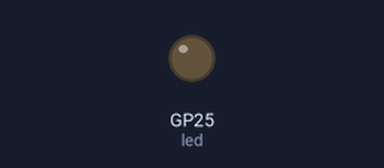
A program run on a simulated Raspberry Pi Pico running MicroPython. Shown: output pins drawn as LEDs (lit = HIGH).

Above: at 1.7 s.
At 30.7 s:
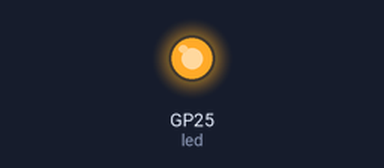
Timing chart, 0 to 32.2 s (numbered marks = the images above):
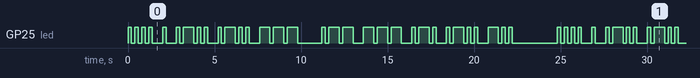

Measured:
- by itself, GP25 (led): moves between LOW and HIGH, repeating every 24.8 s
- by itself, everything shown: repeats every 24.8 s, in 64 steps

The program:

main.py
```python
"""
********************************************************************************
* @file main.py                                                                *
* @brief Morse Code Blinker for Raspberry Pi Pico                              *
*                                                                              *
* This script blinks an LED on the Raspberry Pi Pico to represent a given      *
* message in Morse code. It uses the onboard LED or an external LED connected  *
* to a specified GPIO pin to blink dots and dashes for each character in the   *
* message.                                                                     *
*                                                                              *
* @author Ameed Othman                                                         *
* @date 2024-11-21                                                             *
*                                                                              *
* @note Timing constants can be adjusted to control the speed of Morse code    *
*       transmission. Use the onboard LED (GPIO 25) or configure the script    *
*       to use an external LED by changing the LED_PIN value.                  *
********************************************************************************
"""

from machine import Pin
import time

"""
********************************************************************************
* Morse Code Dictionary                                                        *
*                                                                              *
* This dictionary maps characters (A-Z, 0-9) to their Morse code equivalents.  *
* Each character is represented as a string of dots (.) and dashes (-).        *
********************************************************************************
"""
MORSE_CODE_DICT = {
    'A': '.-',     'B': '-...',   'C': '-.-.',
    'D': '-..',    'E': '.',      'F': '..-.',
    'G': '--.',    'H': '....',   'I': '..',
    'J': '.---',   'K': '-.-',    'L': '.-..',
    'M': '--',     'N': '-.',     'O': '---',
    'P': '.--.',   'Q': '--.-',   'R': '.-.',
    'S': '...',    'T': '-',      'U': '..-',
    'V': '...-',   'W': '.--',    'X': '-..-',
    'Y': '-.--',   'Z': '--..',
    '0': '-----',  '1': '.----',  '2': '..---',
    '3': '...--',  '4': '....-',  '5': '.....',
    '6': '-....',  '7': '--...',  '8': '---..',
    '9': '----.',  ' ': ' '  # Space character
}

"""
********************************************************************************
* Configuration                                                                *
*                                                                              *
* Defines the LED pin and timing constants for Morse code transmission.        *
********************************************************************************
"""
LED_PIN = 25  # Use the onboard LED
led = Pin(LED_PIN, Pin.OUT)

# Timing constants (in seconds)
DOT_TIME = 0.2       # Duration of a dot
DASH_TIME = DOT_TIME * 3  # Duration of a dash
SYMBOL_SPACE = DOT_TIME   # Space between symbols in a character
LETTER_SPACE = DOT_TIME * 3   # Space between letters
WORD_SPACE = DOT_TIME * 7     # Space between words

"""
********************************************************************************
* @brief Blink the LED to represent a Morse code dot.                         *
********************************************************************************
"""
def blink_dot():
    led.on()
    time.sleep(DOT_TIME)
    led.off()
    time.sleep(SYMBOL_SPACE)

"""
********************************************************************************
* @brief Blink the LED to represent a Morse code dash.                        *
********************************************************************************
"""
def blink_dash():
    led.on()
    time.sleep(DASH_TIME)
    led.off()
    time.sleep(SYMBOL_SPACE)

"""
********************************************************************************
* @brief Send a single Morse code character.                                  *
*                                                                              *
* @param char Character to translate into Morse code and blink.               *
********************************************************************************
"""
def send_morse_character(char):
    morse_code = MORSE_CODE_DICT.get(char, '')
    for symbol in morse_code:
        if symbol == '.':
            blink_dot()
        elif symbol == '-':
            blink_dash()
        else:
            # Skip any unknown symbols
            pass
    time.sleep(LETTER_SPACE - SYMBOL_SPACE)

"""
********************************************************************************
* @brief Send a full message in Morse code.                                   *
*                                                                              *
* @param message The message to blink in Morse code.                          *
********************************************************************************
"""
def send_morse_message(message):
    for index, char in enumerate(message.upper()):
        if char == ' ':
            time.sleep(WORD_SPACE - LETTER_SPACE)
        else:
            send_morse_character(char)

"""
********************************************************************************
* @brief Main function to blink the Morse code message in an infinite loop.   *
********************************************************************************
"""
def main():
    message = "HELLO WORLD"
    while True:
        send_morse_message(message)
        time.sleep(2)  # Pause between repetitions

if __name__ == "__main__":
    main()
```
